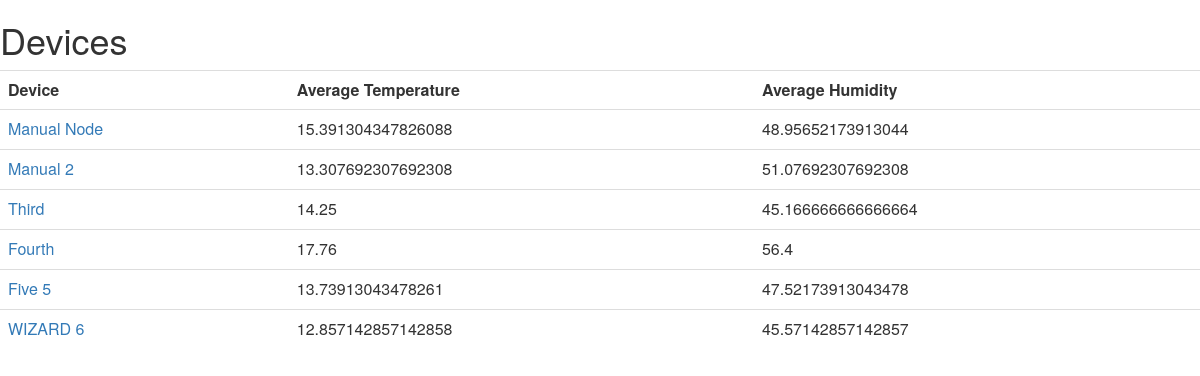
The page / on the database its author committed.
### tables this page shows
CREATE TABLE nodes(id INTEGER PRIMARY KEY AUTOINCREMENT, name TEXT);

### app.py (the view)
@app.route("/")
def main():
   conn=sqlite3.connect('sensors.db')
   conn.row_factory = dict_factory
   c=conn.cursor()
   c.execute("""SELECT nodes.name, avg(e.temperature) as avgtemp,
		avg(e.humidity) as avghum FROM nodes, readings e
		WHERE e.nodeid=nodes.id GROUP BY e.nodeid;""")
   nodes = c.fetchall()
   return render_template('home.html', nodes = nodes)

### app.py (called while the page is built)
def dict_factory(cursor, row):
    d = {}
    for idx, col in enumerate(cursor.description):
        d[col[0]] = row[idx]
    return d

### templates/home.html
{% extends "main.html" %}
{% block content %}
<h1>Devices</h1>
<table class="table table-hover">
	<tr>
        <th>Device</th>
	<th>Average Temperature</th>
	<th>Average Humidity</th>
        </tr>
        {% for entry in nodes %}
		<tr>
                <td><a href="/devices/{{entry.name}}">{{entry.name}}</a></td>
		<td>{{entry.avgtemp}}</td>
		<td>{{entry.avghum}}</td>
                </tr>
        {%endfor%}
</table>
{% endblock %}

### rows shown on the page
nodes: name "Manual Node", avgtemp "15.391304347826088", avghum "48.95652173913044"
nodes: name "Manual 2", avgtemp "13.307692307692308", avghum "51.07692307692308"
nodes: name "Third", avgtemp "14.25", avghum "45.166666666666664"
nodes: name "Fourth", avgtemp "17.76", avghum "56.4"
nodes: name "Five 5", avgtemp "13.73913043478261", avghum "47.52173913043478"
nodes: name "WIZARD 6", avgtemp "12.857142857142858", avghum "45.57142857142857"
